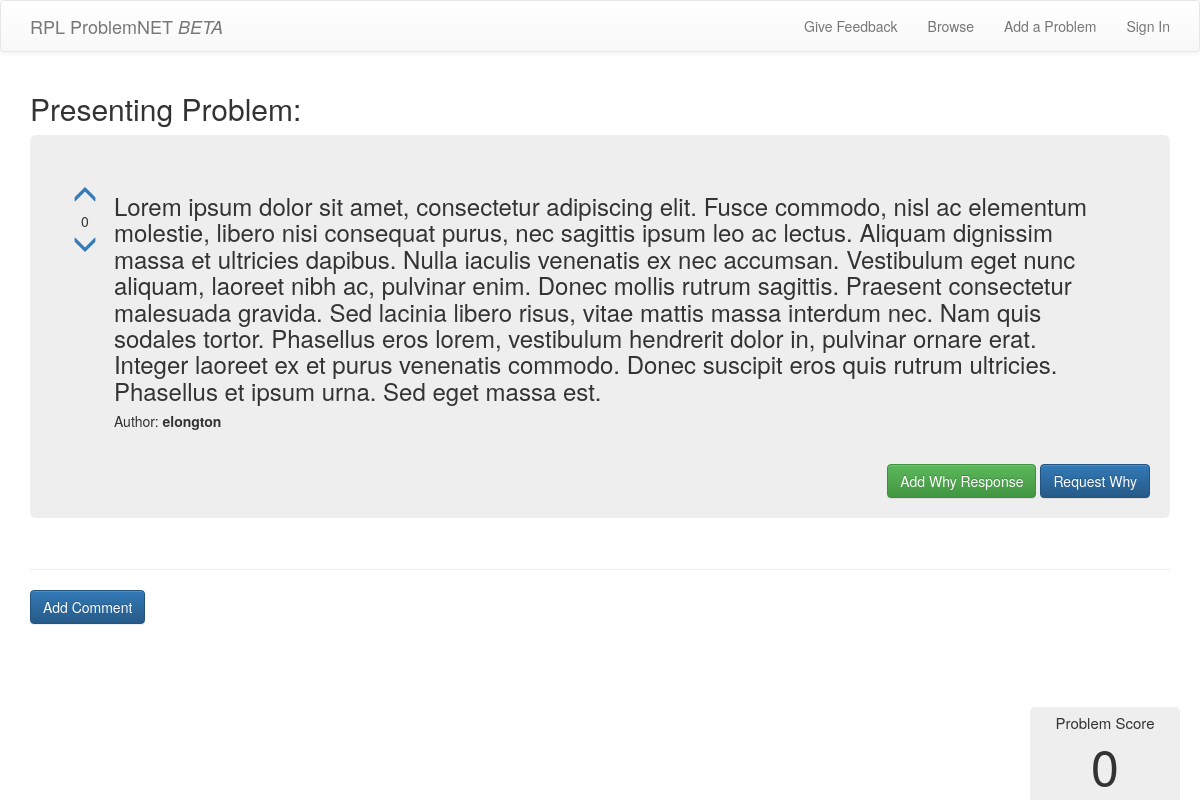
/problem/2/, run on an earlier commit of the app's database.
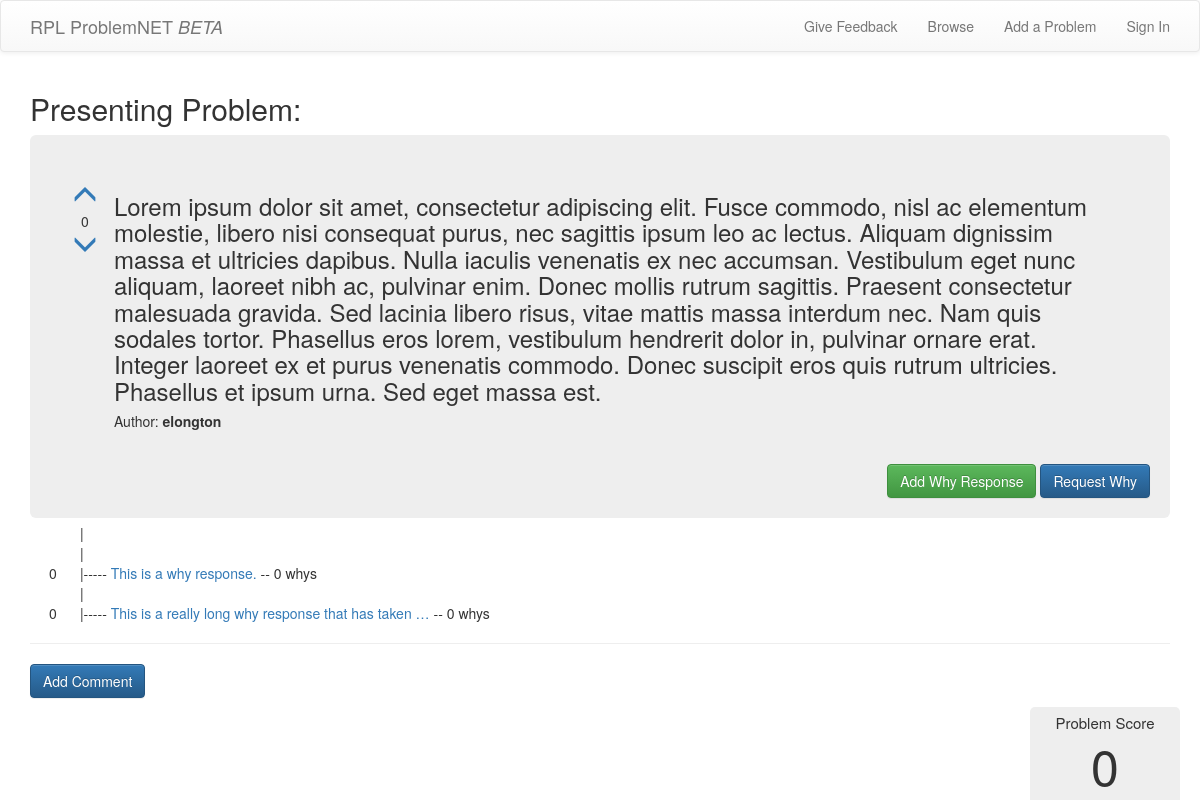
And on a later commit of the database.
### problems/models.py (models this page shows, shortened)
class Problem(models.Model):
    author = models.ForeignKey(User)
    anonymous_author = models.BooleanField(default=False)
    problem = models.ForeignKey('self',related_name='problems', null=True)
    text = models.TextField()
    create_date = models.DateTimeField(default=timezone.now)
    upvotes = models.ManyToManyField(User, related_name='upvotes')
    downvotes = models.ManyToManyField(User, related_name='downvotes')
    in_response_to = models.TextField()
    def count_subproblems(self):
        def count_subs(problem):
            count = 0
            if problem.problems:
                for p in problem.problems.all():
                    count = count + 1
                    count = count + count_subs(p)
            return count
        return count_subs(self)
    def overall_votes(self):
        def recursive_upvotes(problem):
            upvotelist = self.upvotes.all()
            if problem.problems:
                for p in problem.problems.all():
                    upvotelist = list(set(list(upvotelist) + list(p.upvotes.all())))
                    upvotelist = list(set(list(upvotelist) + list(recursive_upvotes(p))))
            return upvotelist
        def recursive_downvotes(problem):
            downvotelist = self.downvotes.all()
            if problem.problems:
                for p in problem.problems.all():
                    downvotelist = list(set(list(downvotelist) + list(p.downvotes.all())))
                    downvotelist = list(set(list(downvotelist) + list(recursive_downvotes(p))))
            return downvotelist
        return len(recursive_upvotes(self)) - len(recursive_downvotes(self))
    def present_overall_votes(self):
        presenting_problem = self
        return presenting_problem.overall_votes()
    def has_parent(self):
        if self.problem:
            return True
        else:
            return False
    def total_votes(self):
        return self.upvotes.count() - self.downvotes.count()

### problems/views.py (the view, shortened to what this page needs)
# urls.py: url(r'^problem/(?P<pk>\d+)/$', views.ProblemDetailView.as_view(), name='problem_detail'),
class ProblemDetailView(DetailView):
    model = models.Problem
    context_object_name = 'problem'
    template_name = 'problems/problem_detail.html'
    def get_context_data(self, **kwargs):
        ctx = super(ProblemDetailView, self).get_context_data(**kwargs)
        problem = get_object_or_404(models.Problem,pk=int(self.kwargs['pk']))
        ancestor_array = []
        ctx['ancestor_array'] = ancestor_array
        ctx['problem'] = problem
        return ctx

### problems/templates/problems/problem_detail.html (shortened to what the changed rows need)
{% extends "sitewide/base.html" %}
{% block content %}
{% if ancestor_array %}
  {% for root in ancestor_array reversed%}
      <i class="fa fa-circle ancestor_dot" aria-hidden="true"></i><a class="ancestor_link" href="{% url 'problems:problem_detail' pk=root.pk%}">{{root.text}}</a> {% if forloop.first%}(Presenting Problem){%endif%}
      <br>
      |
      <br>
      |
      <br>
  {% endfor %}
{% else %}
  <h2>Presenting Problem:</h2>
{% endif %}
  <div class="jumbotron problem_jumbo">
    <div class="detailproblem_item">
    </div>
    {% if user == problem.author %}
      <div class="btn-addwhy">
        {% if problem.whys.all.count > 0 %}
          <div class="why_marker btn btn-primary"></div>
          {{problem.total_root_requests}}
        {% else %}
          <a class="btn btn-success" {% if user.is_authenticated %} href="{% url "problems:create" pk=problem.pk pk2=0 %}" {% else %} href="{% url "users:login" %}" {% endif %}>Add Why Response</a>
        {% endif %}
      </div>
    {% else %}
      <div class="btn-addwhy">
      </div>
    {% endif %}
    <div class="detail_problem_weight">
    </div>
  </div>
{% if problem.problems.all.count > 0%}
<div class="root">
  |<br>
</div>
{% endif %}
<div class="row">
  <div class="col-sm-8">
    {% for sub in problem.problems.all %}
      <div class="subproblemvotesdiv">
        {% if sub.overall_votes > 0%}
        +{{sub.overall_votes}}
        {%else%}
        {{sub.overall_votes}}
        {%endif%}
      </div>
      <div class="subproblemsdiv ">
        |<br>
        |-----
        <a href="{% url 'problems:problem_detail' pk=sub.pk %}">{{sub.text|truncatewords_html:10}}</a>
        -- {{sub.count_subproblems}} {%if sub.count_subproblems == 1%}why{%else%}whys{%endif%}
            <br>
      </div>
      <br>
    {% endfor %}
  </div>
  <div class="col-sm-4 ">
  </div>
</div>
<hr>
<a class="btn btn-primary btn-problem-comment" {% if user.is_authenticated %} href="{% url "problems:createcomment" pk=problem.pk %}"{% else %} href="{% url "users:login" %}" {% endif %}>Add Comment</a>
{% endblock %}

What changed in the data, as far as the page shows it:
added Problem: overall_votes "0", text "This is a why response.", count_subproblems "0", shows "whys"
added Problem: overall_votes "0", text "This is a really long why response that has taken …", count_subproblems "0", shows "whys"
